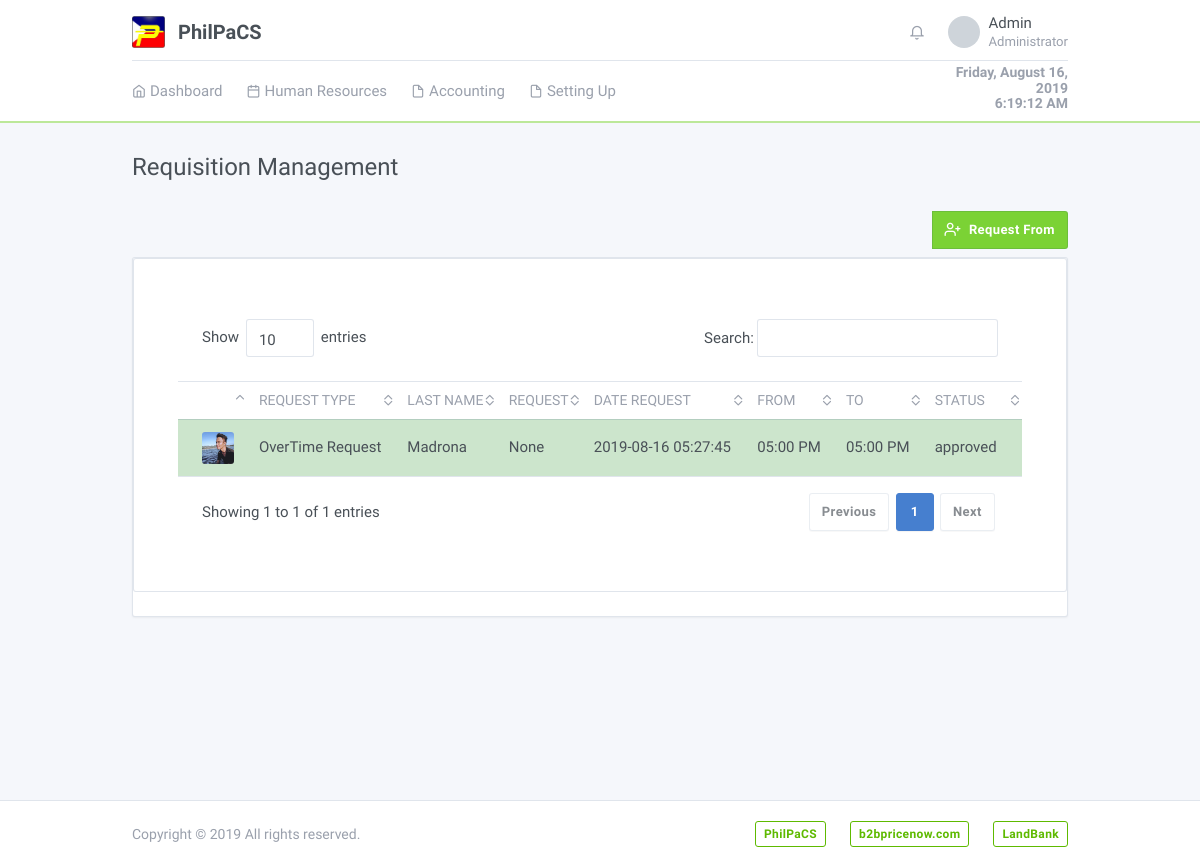
The page /system/Requisition.php (signed in) on the database its author committed.
### tables this page shows
CREATE TABLE `personaldetailstbl` (
  `personalID` int(11) NOT NULL AUTO_INCREMENT,
  `firstName` varchar(50) NOT NULL,
  `middleName` varchar(50) DEFAULT NULL,
  `lastName` varchar(50) NOT NULL,
  `contactNumber` varchar(15) NOT NULL,
  `email` varchar(60) NOT NULL,
  `gender` tinyint(1) NOT NULL,
  `birthday` date NOT NULL,
  `age` int(3) NOT NULL,
  `photo` varchar(255) DEFAULT NULL,
  `status` tinyint(1) NOT NULL,
  PRIMARY KEY (`personalID`)
);

CREATE TABLE `requestformtbl` (
  `requestID` int(11) NOT NULL AUTO_INCREMENT,
  `RequestType` varchar(50) DEFAULT NULL,
  `firstName` varchar(50) DEFAULT NULL,
  `lastName` varchar(50) DEFAULT NULL,
  `Request` varchar(100) DEFAULT NULL,
  `DateFrom` datetime DEFAULT NULL,
  `DateTo` datetime DEFAULT NULL,
  `Reason` longtext DEFAULT NULL,
  `DateRequest` datetime DEFAULT NULL,
  `status` varchar(50) DEFAULT NULL,
  PRIMARY KEY (`requestID`)
);

### models/Config.php (called while the page is built, shortened)
<?php
require_once 'Database.php';
class Config extends Database {
	protected $conn;
	public function __construct() {
		$database = new Database();
		$this->conn = $database->db_connection();
	}
	public function runQuery($sql) {
		$stmt = $this->conn->prepare($sql);
		return $stmt;
	}
}

### models/Database.php (called while the page is built, shortened)
<?php
class Database {
	private $host = "localhost";
	private $dbname = "philpacs";
	private $username = "root";
	private $password = "";
	public function db_connection(){
		try {
			$this->conn = new PDO("mysql:host=" . $this->host . ";dbname=" . $this->dbname, $this->username, $this->password);
			$this->conn->setAttribute(PDO::ATTR_ERRMODE, PDO::ERRMODE_EXCEPTION);
			return $this->conn;
		} catch (PDOException $e) {
			echo "Connection Error: " . $e->getMessage();
		}
	}
}

### includes/Requisition/requisition.php (the view, shortened to what this page needs)
<div class="card">
    <div class="card-body">
        <form class="m-t-40" id="addEmployeeForm" enctype="multipart/form-data">
            <div class="tab-content tabcontent-border p-2">
                <div class="tab-pane active" id="Requestpending" role="tabpanel">
                    <div class="p-3">
                      <div class="panel-body">
                          <div class="box-body table-responsive">
                          <table class="table card-table table-vcenter text-nowrap datatable table-hover" id="employeeTable">
                            <thead>
                              <tr>
                                <th class="w-1"></th>
                                <th>Request type</th>
                                <th>Last Name</th>
                                <th>Request</th>
                                <th>Date Request</th>
                                <th>From</th>
                                <th>To</th>
                                <th>Status</th>
                              </tr>
                            </thead>
                            <tbody>
                              <?php
                                $stmt = $config->runQuery("SELECT personaldetailstbl.photo AS profilePicture,
                                                            personaldetailstbl.lastName, requestformtbl.lastName,
                                                            requestformtbl.firstName, requestformtbl.Request,
                                                            requestformtbl.DateRequest, requestformtbl.RequestType,
                                                            requestformtbl.DateFrom, requestformtbl.DateTo, requestformtbl.Reason,
                                                            requestformtbl.requestID, requestformtbl.status
                                                             FROM personaldetailstbl INNER JOIN requestformtbl
                                                             ON requestformtbl.lastName = personaldetailstbl.lastName
                                                           ORDER BY FIELD(requestformtbl.status, 'pending', 'approved', 'declined')");
                                $stmt->execute();
                                while ($row = $stmt->fetch(PDO::FETCH_ASSOC)) {
                                  $profilePicture = $row['profilePicture'];
                                    $requestID = $row['requestID'];
                                  $RequestType = $row['RequestType'];
                                  $firstName = $row['firstName'];
                                  $lastName = $row['lastName'];
                                  $Request = $row['Request'];
                                  $DateRequest = $row['DateRequest'];
                                  $Reason = $row['Reason'];
                                  $status = $row['status'];
                                  if ($RequestType == 'Absent Request') {
                                    $DateFrom =  date('Y-m-d', strtotime($row['DateFrom']));
                                    $DateTo =  date('Y-m-d', strtotime($row['DateTo']));
                                  }
                                  else {
                                    $DateFrom =  date('h:i A', strtotime($row['DateFrom']));
                                    $DateTo =  date('h:i A', strtotime($row['DateTo']));
                                  }
                                  if ($status == 'approved') {
                                    ?>
                                    <tr class="requisition-link" style="background:#cce5cc" data-toggle="modal" data-target="#viewapproved" data-id="<?=$requestID;?>" data-lastname="<?=$lastName;?>" data-requesttype="<?=$RequestType;?>" data-firstname="<?=$firstName;?>" data-typerequest = "<?=$Request;?>" data-reason="<?=$Reason;?>" data-datefrom="<?=$DateFrom;?>" data-dateto="<?=$DateTo;?>">
                                  <?php
                                  }
                                    ?>
                                  <td>
                                      <span class="avatar d-block rounded" style="background-image: url(<?php if ($profilePicture !== "") { ?>'<?=$profilePicture?>' <?php ; } else { ?> ../assets/logo/image_placeholder.png <?php } ?>)"></span>
                                  </td>
                                      <td>
                                          <?=$RequestType;?>
                                      </td>
                                      <td><?=$lastName;?></td>
                                      <td><?=$Request;?></td>
                                      <td><?=$DateRequest;?></td>
                                      <td><?=$DateFrom;?></td>
                                      <td><?=$DateTo;?></td>
                                      <td><?=$status;?></td>
                                  </tr>
                                  <?php
                                }
                              ?>
                            </tbody>
                          </table>
                        </div>
                        </div>
                      </div>
                    </div>
                </div>
            </div>
    </div>
</div>

### assets/css/style.css (style rules this page uses)
#employeeTable tr { cursor: pointer; }

### rows shown on the page
personaldetailstbl: photo (picture), requestformtbl.RequestType "OverTime Request", requestformtbl.lastName "Madrona", requestformtbl.Request "None", requestformtbl.DateRequest "2019-08-16 05:27:45", requestformtbl.DateFrom "05:00 PM", requestformtbl.DateTo "05:00 PM", requestformtbl.status "approved"

### other values the page prints
$display['username'] "Admin"
$display['accountType'] "Administrator"
